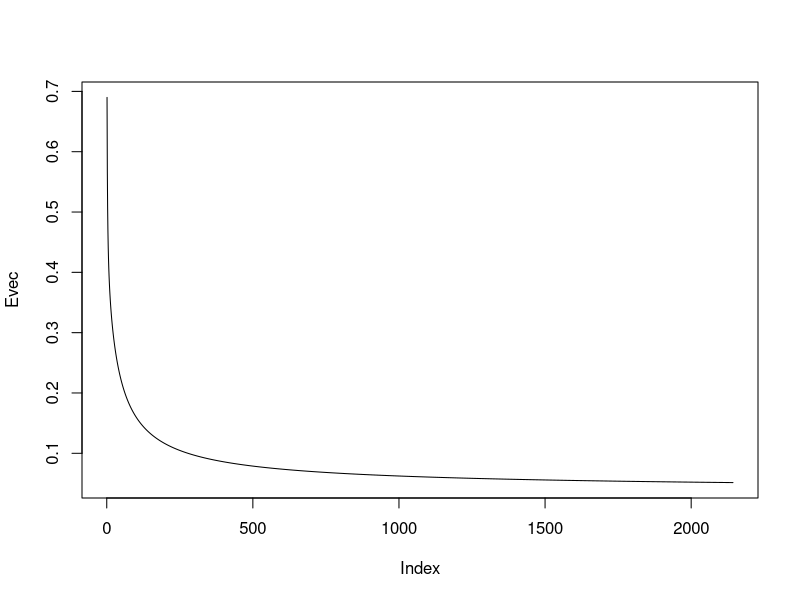

Here is the R script that generated this plot:
#### Softmax regression ####
library(dplyr)
## Data
data(iris)
listy <- as.character(unique(iris$Species))
data.train  <- as.matrix(iris %>% mutate(intercept = 1,
               Sepal.L = (Sepal.Length-mean(Sepal.Length))/sd(Sepal.Length),
               Sepal.W = (Sepal.Width-mean(Sepal.Width))/sd(Sepal.Width),
               Petal.L = (Petal.Length-mean(Petal.Length))/sd(Petal.Length),
               Petal.W = (Petal.Width- mean(Petal.Width))/sd(Petal.Width))%>%
               select(-c(Species,Sepal.Length,Sepal.Width,Petal.Length,Petal.Width)))


y.train <- iris %>% select(Species)

## Function
hcal <- function(data,x){
  signal<- data %*% t(x)
  signal <- exp(signal-apply(signal,1,function(row){return(max(row))}))
  return(sweep(signal,1,rowSums(signal),FUN= "/"))
}
norm_vec <- function(x) sqrt(sum(x^2))
## Parameter
rate <- 0.1
n <- length(listy)
f <- dim(data.train)[2]
batchs <- 10
batchl <- ceiling(nrow(data.train)/batchs)
epsilon <- 10^-4
threshold <- 0.000005
regu <- 0 # regularization : weight decay
## Initialization
w <- matrix(rep(0,f*n),ncol=f)
gradiant <- matrix(rep(0,f*n),ncol=f)
Evec <- NULL
run <- 0
change <- 3
E <- 100

while(change>threshold)
{  
  for (i in 1:batchl)
  {
  if (i < batchl)
  {
    y.train.b <- y.train[((i-1)*batchs+1):(i*batchs),]
    data.train.b <- data.train[((i-1)*batchs+1):(i*batchs),]
    h.b <- hcal(data.train.b,w)
  }
  else
  {
    y.train.b <- y.train[((i-1)*batchs+1):dim(data.train)[1],]
    data.train.b <- data.train[((i-1)*batchs+1):dim(data.train)[1],]
    h.b <- hcal(data.train.b,w)
  }
  for (j in 1:(n-1))
  {  
    y.temp <- ifelse(y.train.b ==listy[j], 1,0)
    gradiant[j,] <- -colSums(data.train.b*(y.temp-h.b[,j]))/nrow(data.train.b)+regu*w[j,]
  }
  w <- w - rate*gradiant
  }
  h <- hcal(data.train,w)
  E <- 0
  for ( j in 1:n)
  {
    y.temp <- ifelse(y.train ==listy[j], 1,0)
    E <- E-sum(y.temp*log(h[,j]))/nrow(data.train)
  }
  Evec <- rbind(Evec,E)
  if (run >1)
  {
    change <- abs(Evec[run,]-Evec[run-1,])
  }
  run <-run +1
}

plot(Evec,type="l") # Cross entropy error decreases

signal<- data.train %*% t(w)
signal <- exp(signal-apply(signal,1,function(row){return(max(row))}))
h <- sweep(signal,1,rowSums(signal),FUN= "/")
y_hat <- apply(h,1, function(row){return(listy[which(row==max(row))])})
length(which(y_hat==y.train))/nrow(data.train) # Classification error
